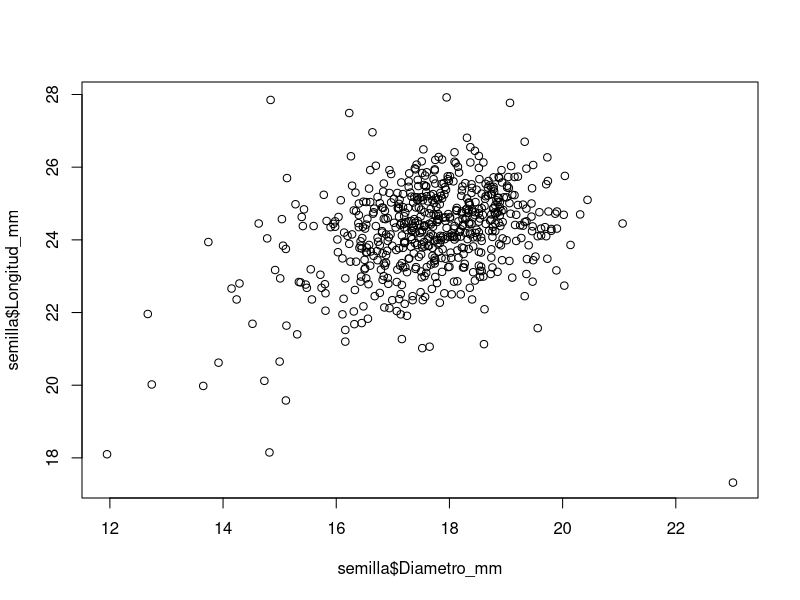
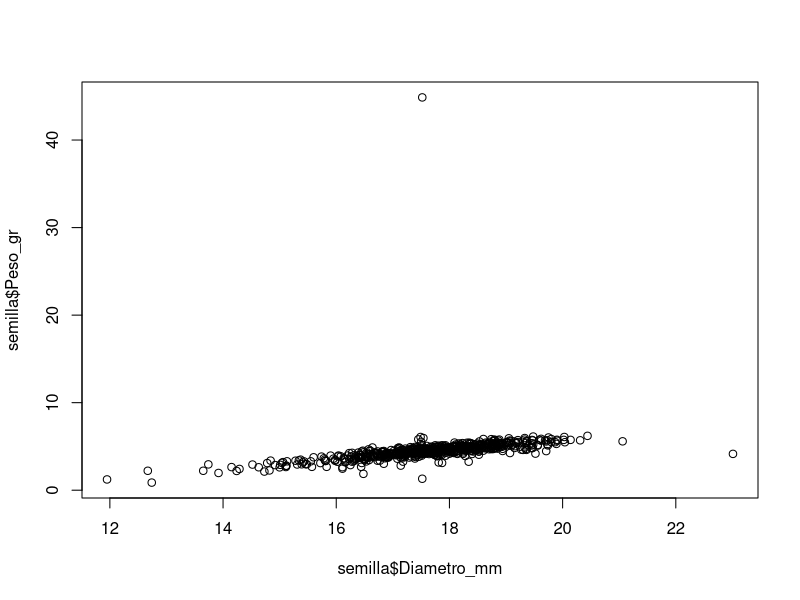
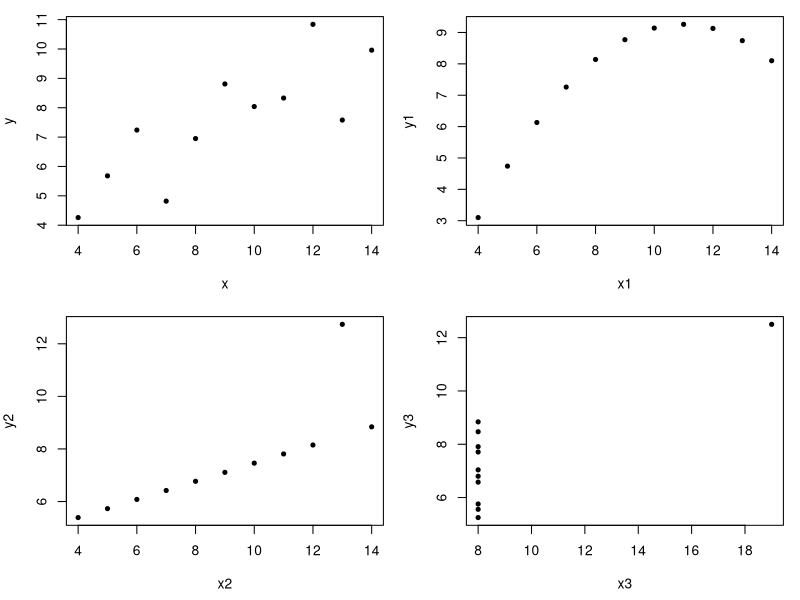

The R source for these figures, in order:
# APPT
# 27/04/2022 
# Correlacion


# EJERCICIO DE CORRERALCIÓN

semilla <- read.csv("CLASES/BaseDeDatos_estadistica.csv", header = T)

# Revisar mediante una gráfica si existe una asociación entre el diámetro y la longitud

plot(semilla$Diametro_mm, semilla$Longitud_mm) # (x,y)

plot(semilla$Diametro_mm, semilla$Peso_gr)

# H0: no hay correlación (asociación) entre el diámetro y el peso
# H1: si hay correlación (asociación) entre el diámetro y el peso

cor.test(semilla$Diametro_mm, semilla$Peso_gr)

cor.test(semilla$Longitud_mm, semilla$Diametro_mm)

x <- c(10, 8, 13, 9, 11, 14, 6, 4, 12, 7, 5)
y <- c(8.04, 6.95, 7.58, 8.81, 8.33, 9.96, 7.24, 4.26, 10.84, 4.82, 5.68)

x1 <- c(10, 8, 13, 9, 11, 14, 6, 4, 12, 7, 5)
y1 <- c(9.14, 8.14, 8.74, 8.77, 9.26, 8.10, 6.13, 3.10, 9.13, 7.26, 4.74)

x2 <- c(10, 8, 13, 9, 11, 14, 6, 4, 12, 7, 5)
y2 <- c(7.46, 6.77, 12.74, 7.11, 7.81, 8.84, 6.08, 5.39, 8.15, 6.42, 5.73)

x3 <- c(8, 8, 8, 8, 8, 8, 8, 19, 8, 8, 8)
y3 <- c(6.58, 5.76, 7.71, 8.84, 8.47, 7.04, 5.25, 12.5, 5.56, 7.91, 6.8)


cor.test(x, y)
cor.test(x1, y1)
cor.test(x2, y2)
cor.test(x3, y3)

op = par(mfrow= c(2, 2), mar = c(4.5, 4, 1, 1))
plot(x, y, pch= 20) # nube de datos
plot(x1, y1, pch= 20)
plot(x2, y2, pch= 20)
plot(x3, y3, pch= 20)
par(op)